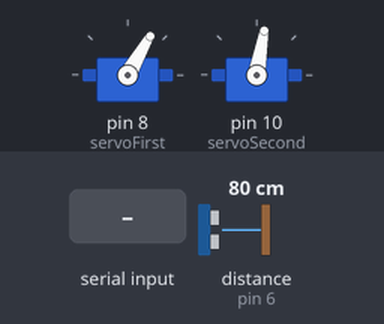
Recording of a sketch running on a simulated Arduino Uno, built with avr-gcc and run on an emulated ATmega328P. Parts: 2 × servo. Wiring (inferred from the names in the program): ultrasonic range finder: trigger pin 7; echo pin 6. Inputs (shaded band) come from the test bench; at power-on: distance to the obstacle (sensor on pin 6) 80 cm. The echo pulse lasts 58.3 µs per cm.

Above: at 1.2 s.
1.3 s: "3" received over Serial
At 4.2 s:
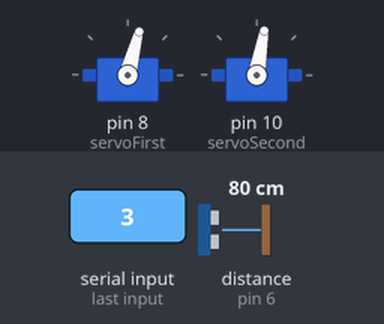
4.3 s: "5" received over Serial
At 6.9 s:
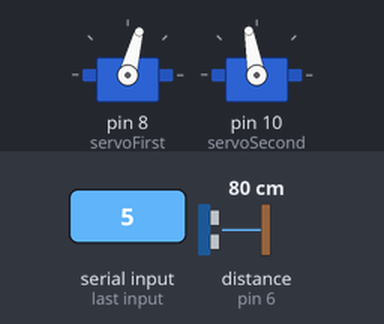
7.3 s: "4" received over Serial
At 8.0 s:
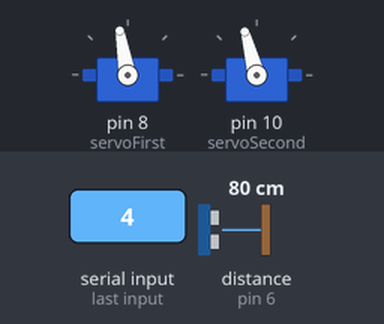
10.3 s: "6" received over Serial
At 12.3 s:
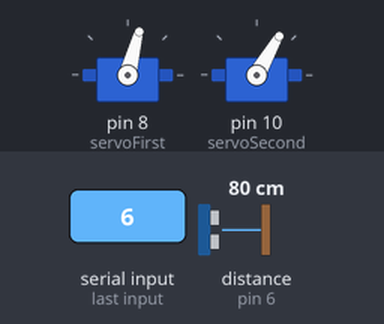
12.6 s: "3" received over Serial
At 15.5 s:
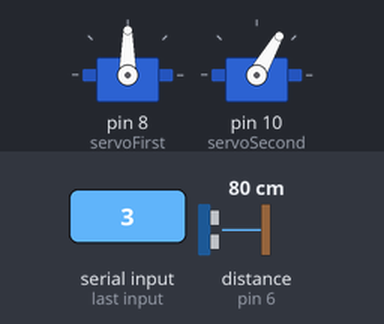
15.6 s: "1" received over Serial
At 16.4 s:
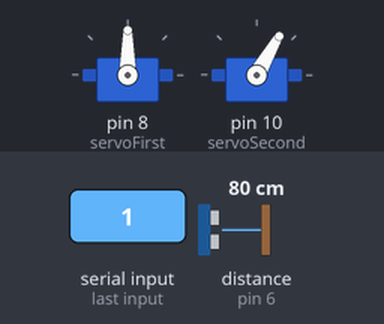
Timing chart, 0 to 18.1 s (numbered marks = the images above; inputs shaded):
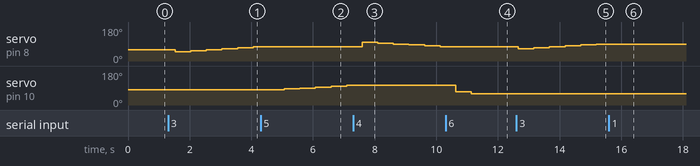

Measured:
- after the input at 1.3 s, servo on pin 8 (servoFirst): 60° → 50° after 0.23 s, → 55° 0.51 s later, → 60° 0.51 s later, → 65° 0.51 s later, … (6 changes in this stretch)
- after the input at 4.3 s, servo on pin 8 (servoFirst): stays 75° (without the input it goes to 80° after 0.26 s); servo on pin 10 (servoSecond): moves from 80° to 105° over 2.0 s, starting after 0.77 s
- after the input at 7.3 s, servo on pin 8 (servoFirst): 75° → 100° after 0.30 s, → 95° 0.51 s later, → 90° 0.51 s later, → 85° 0.51 s later, … (6 changes in this stretch); servo on pin 10 (servoSecond): stays 105° (without the input it goes to 110° after 0.30 s)
- after the input at 10.3 s, servo on pin 8 (servoFirst): stays 75° (without the input it goes to 70° after 0.33 s); servo on pin 10 (servoSecond): 105° → 70° after 0.33 s, → 60° 0.51 s later
- after the input at 12.6 s, servo on pin 8 (servoFirst): 75° → 65° after 0.06 s, → 70° 0.51 s later, → 75° 0.51 s later, → 80° 0.51 s later, … (6 changes in this stretch)
- after the input at 15.6 s, servo on pin 8 (servoFirst): stays 90° (without the input it goes to 95° after 0.09 s)

The sketch:

Processing_Two-Servo_Control.ino
```cpp
#include<Servo.h>
Servo servoFirst;
Servo servoSecond;
int trigPin = 7;       //Trigger pin
int echoPin = 6;       //Echo response pin
long duration, cm, inches;

int val;
int pos = 45;

void setup() {
  Serial.begin(9600);
  servoFirst.attach(8);     //Attach on pin # 9 of arduino
  servoFirst.write(60);      //Zero the inital position
  servoSecond.attach(10);      //Zero the inital position
  servoSecond.write(80);      //Zero the inital position
  pinMode(trigPin, OUTPUT);   //Trigger pin to throw the signal sound waves
  pinMode(echoPin, INPUT);    //Echo pin for input of distance
}


//Main running loop of program
void loop() {
  digitalWrite(trigPin, LOW);
  delayMicroseconds(5);
  digitalWrite(trigPin, HIGH);
  delayMicroseconds(10);
  digitalWrite(trigPin, LOW);
  pinMode(echoPin, INPUT);
  duration = pulseIn(echoPin, HIGH);
  cm = (duration/2) / 29.1;
  inches = (duration/2) / 74;

  if (Serial.available())
  {
    val = Serial.read();      //Read the value and store in val
  }
  switch(val) {
      case '1':                 //Make a stroke with robotic arm from top left to bottom right in a good speed
        {
          if (inches < 4) {         //Read the distance less than 2cm and then make stroke else not
              servoFirst.write(130);
              //delay(300);
              servoSecond.write(130);
              delay(300);
              servoFirst.write(70);
              servoSecond.write(30);
          }
        }
        break;
      case '2':               //STOP the motors at particular position
        {
          servoFirst.write(45);
          servoSecond.write(80);
          delay(200);
        }
        break;
      case '3':             //Increase position of Motor - 1
        {
          if (pos < 180) {
          pos = pos + 5;
          servoFirst.write(pos);
          delay(200);
          } else {
          pos = 180;
          servoFirst.write(pos);
          }
        }
        break;
       case '4':          //Decrease position of Motor - 1
        {
          if (pos > 40) {
            pos = pos - 5;
            servoFirst.write(pos);
          delay(200);
          } else {
          pos = 40;
          servoFirst.write(pos);
          }
        }
        break;
      case '5':       //Increase position of Motor - 2
        {
          if (pos < 180) {
          pos = pos + 5;
          servoSecond.write(pos);
          delay(200);
          } else {
          pos = 180;
          servoSecond.write(pos);
          }
        }
        break;
       case '6':
        {
          if (pos > 70) {     //Decrease position of Motor - 2
            pos = pos - 5;
            servoSecond.write(pos);
          delay(200);
          } else {
          pos = 60;
          servoSecond.write(pos);
          }
        }
        break;

  } //End of switch case

  delay(300);
}
```
